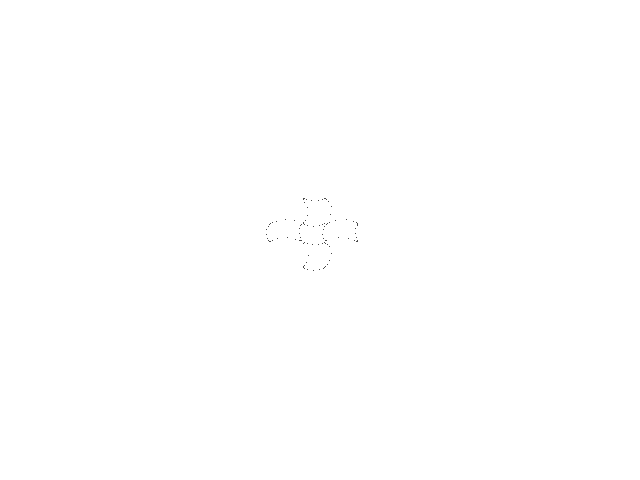
Frame 1 (no input)
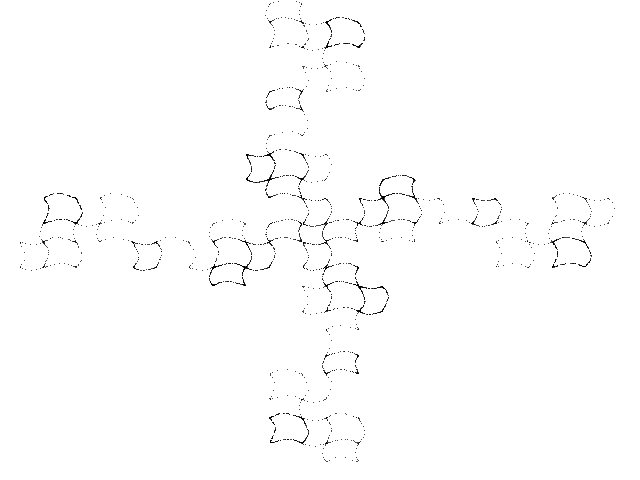
Frame 60 (the mouse pressed at the canvas centre just before this capture)
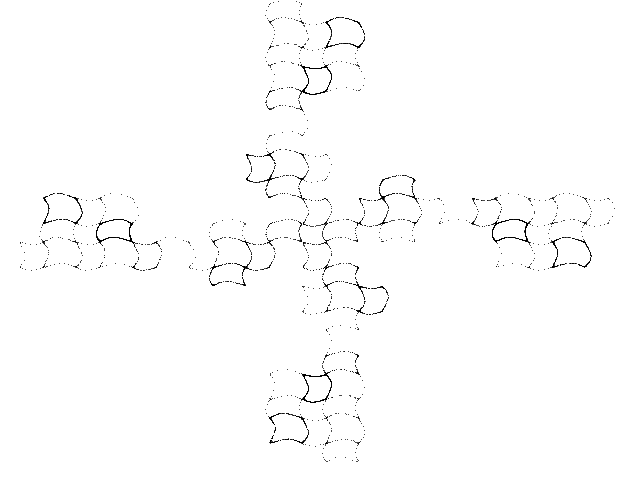
Frame 120 (the mouse held since frame 60 and released just before this capture)

The Processing sketch that drew these frames (run headless with seeded random() and noise(); from frame 60 on, the mouse is pressed at the canvas centre):

// Processing sketch: Martin
// ── Martin.pde
// Martin chaotic map //

  float x = 0.1;
  float y = 0.5;
  float a = 3.4;

void setup() {
  
  size(640, 480);
  background(255);
  
}

void draw() {
  
  for (int i=0;i<100;i++) {
    
    float nx = x;
    float ny = y;
        
    x = ny - sin(nx);
    y = a - nx;
  
    point(300+(9*x), 220+(7*y));
        
  }

}
